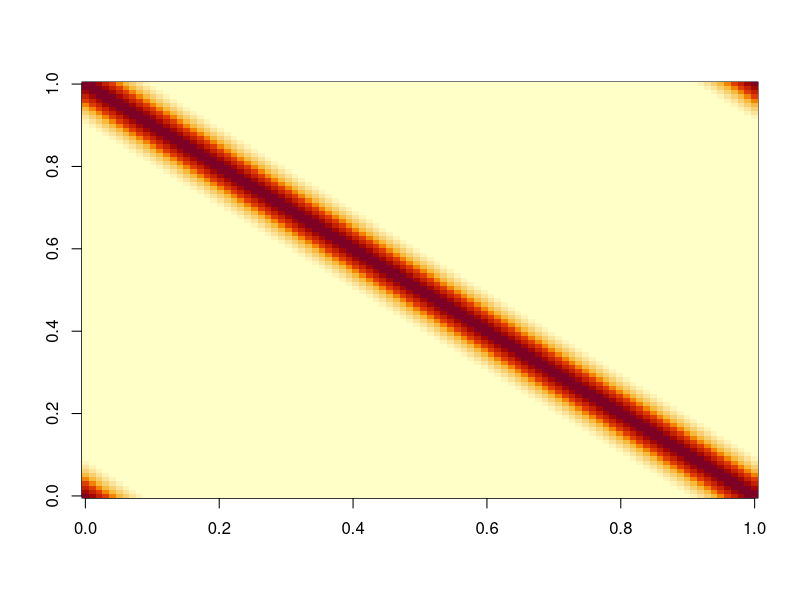
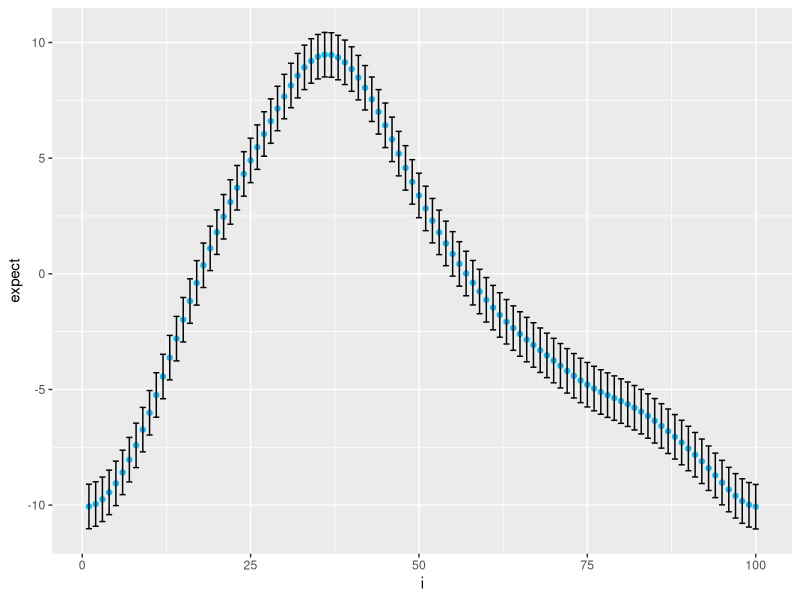
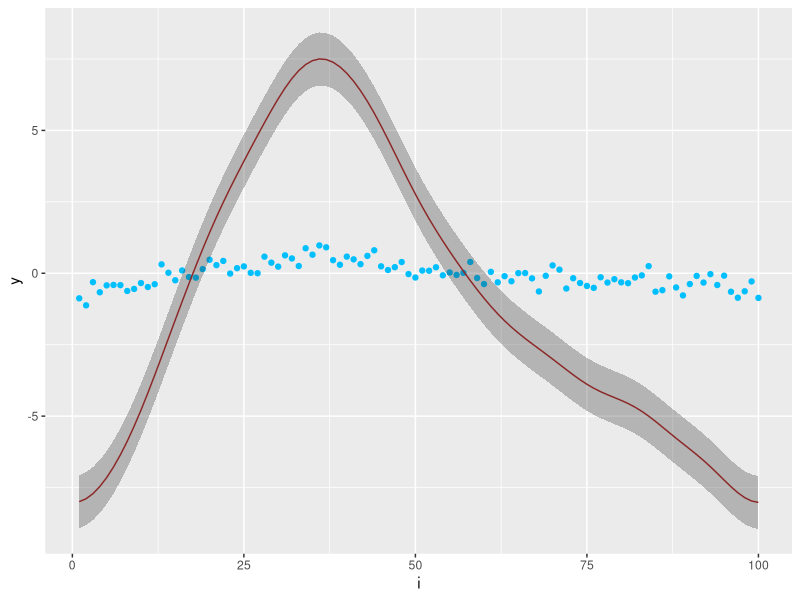
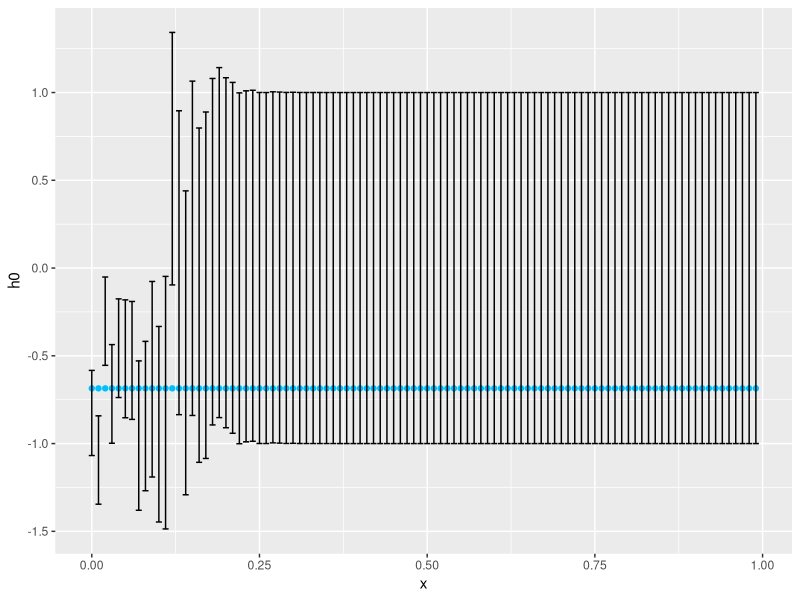

Write the R code that produced these figures, in order.
## ---- chunk 1
library(tidyverse)
## ---- chunk 2
x = seq(from = 0, to = 0.99, by = 0.01)
## ---- chunk 3
createA <- function(x,t){
  A = matrix(NA, nrow = length(x), ncol = length(x))
  for (i in seq(length(x))){
    for (j in seq(length(x))){
      d = min(abs(x[i]-x[j]),1-abs(x[i]-x[j]))
      A[i,j] = 0.01/sqrt(4*pi*t)*exp(-d^2/(4*t))
    }
  }
  A
}
## ---- chunk 4
y = read.delim2(file = "OppgA.txt", header = F, sep = "\n", dec = ".")[[1]]
## ---- chunk 5
A = createA(x,t = 0.001)
image(A[,nrow(A):1])
## ---- chunk 6
S = eigen(A)[[1]]
## ---- chunk 7
U = eigen(A%*%t(A))[[2]]
V = eigen(t(A)%*%A)[[2]]
## ---- chunk 8
tsvd <- function(k,y,U,S,V){
  res = numeric(length(S))
  for (i in seq(k)){
      res = res + (((U[,i]%*%y)[[1]])/S[i])*V[,i]
  }
  res
}

h0 <- tsvd(15,y,U,S,V)
data.frame(y1 = A%*%h0,y =y)
## ---- chunk 9
Q_e = 4*diag(length(y))
Q_h0 = diag(length(y))
test123<- function(y,Q_e,A,Q_h0){
  mu_h0 = numeric(length(y))
  eta = (t(y)%*%Q_e)%*%A + mu_h0%*%Q_h0
  Sigma = (t(A)%*%Q_e)%*%A + Q_h0
  var_post = solve(Sigma)
  e_post = Sigma%*%t(eta)
  return(list(e_post = e_post,var_post=var_post))
}
res = test123(y,Q_e,A,Q_h0)
post.h0 = data.frame(i = seq(length(y)),expect = res$e_post, stdev = sqrt(diag(res$var_post)))
ggplot(post.h0,aes(x=i)) + 
  geom_point(aes(y = expect), color = "deepskyblue") + 
  geom_errorbar(aes(ymin = expect - stdev, ymax = expect + stdev))
## ---- chunk 10
createQh0 <- function(x){
  Q_h0 = matrix(NA, nrow = length(x), ncol = length(x))
  for (i in seq(length(x))){
    for (j in seq(length(y))){
      d = min(abs(x[i]-x[j]),1-abs(x[i]-x[j]))
      Q_h0[i,j] = exp(-d/0.1)
    }
  }
  solve(Q_h0)
}
Q_h0 = createQh0(x)
res2 = test123(y,Q_e,A,Q_h0)
post2 = data.frame(i = seq(length(y)), 
                   y= y, 
                   expect = res2$e_post, 
                   lb = res2$e_post - 1.96*sqrt(diag(res2$var_post)), 
                   ub = res2$e_post + 1.96*sqrt(diag(res2$var_post)))
ggplot(post2, aes(x = i)) + 
  geom_point(aes(y = y),color = "deepskyblue") +
  geom_line(aes(y = expect), color = "firebrick") + 
  geom_ribbon(aes(ymin = lb, ymax = ub),alpha = 0.3)
## ---- chunk 11
post.expect <- function(lambda,gamma,y,S){
  res = numeric(length(y))
  for (i in seq(1,length(y))){
    res[i] = (y[i]*S[i])/(S[i]^2 + lambda^2/gamma^2)
  }
  res
}
# lambda = epsilon, gamma = h_0
e_post <- post.expect(lambda = 0.25, gamma = 1, y, S)
## ---- chunk 12
post.var <- function(lambda,gamma,y,S){
  res = numeric(length(y))
  for (i in seq(1,length(y))){
    res[i] = gamma^2*(1-S[i]^2/(S[i]^2 + lambda^2/gamma^2))
  }
  res
}
var_post <- post.var(lambda = 0.25, gamma = 1, y, S)
## ---- chunk 13
bay_sol <- function(lambda,gamma,y,U,S,V){
  res = numeric(length(y))
  for (i in seq(length(y))){
    res = res + (S[i]^2/(S[i]^2 + lambda^2/gamma^2)*((U[,1]%*%y)[[1]])/S[1])*V[,1]
  }
  res
}
h0 <- bay_sol(lambda = 0.25, gamma = 1, y, U, S, V)
## ---- chunk 14
bay.df <- data.frame(x = x, h0 = h0, e_post = e_post, sd_post = sqrt(var_post))
ggplot(bay.df,aes(x = x)) + 
  geom_point(aes(y = h0), color = "deepskyblue") + 
  geom_errorbar(aes(ymin = e_post - sd_post, ymax = e_post + sd_post))
## ---- chunk 15
createSig <- function(x){
  res = diag(1, nrow = length(x), ncol = length(x))
  for (i in seq(length(x))){
    for (j in seq(i,length(x))){
      res[i,j] = exp(-abs(x[i]- x[j])/0.1)
      res[j,i] = res[i,j]
    }
  }
  res
}
sig = createSig(x)
## ---- chunk 16


